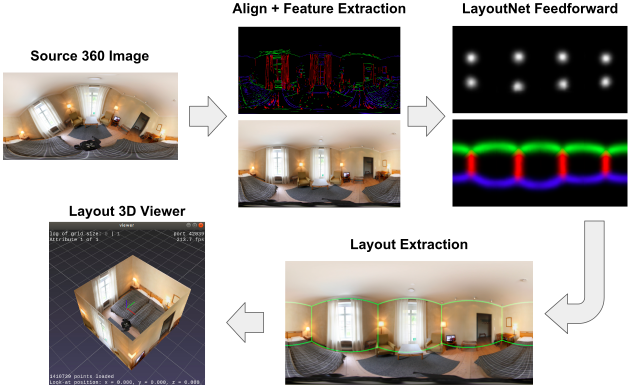
#> input picture LayoutNet/assert/pipeline.png, 1262 x 773 px (shown at 1/2 size)
$ python -i __init__.py   (imports and definitions only)
#> lines starting #> are read from the running program, lines starting #| are printed output that depends on the picture
### CoordsTransfrom/__init__.py
"""
xyz:                [-1,1], [-1,1], [-1,1], 单位球面, 右手坐标系, z 轴向上
u, v:               [0,1], [0,1], u 向下, v 向右
phi, theta:         [0,pi], [0,2pi], phi 与 z 轴夹角, theta 与 x 轴夹角
x, y:               [0,scaleW（shape[1]）], [0,scaleH（shape[0]）], 像素坐标，x->v，y->u
projectU, projectV  [1,-1], [-1,1], 投影图采样坐标系，列从上到下，行从左到右
"""

import math


# [6 lines left out: function phi_theta2xyz, not called in this run]


def xyz2phi_theta(x, y, z):
    phi = math.acos(z)
    theta = math.atan2(y, x)
    if theta < 0:
        theta += math.pi * 2
    return phi, theta


def phi_theta2uv(phi, theta):
    u = phi / math.pi
    v = theta / (2 * math.pi)
    return u, v


# [4 lines left out: function uv2phi_theta, not called in this run]


# 若u，v为1，scale后访问像素数组会越界；xyz2uv(0, 0, -1)->(1.0, 0.0)
def xyz2uv(x, y, z):
    phi, theta = xyz2phi_theta(x, y, z)
    u, v = phi_theta2uv(phi, theta)
    return u, v


# [4 lines left out: function uv2xyz, not called in this run]


def uv2xy(u, v, scaleShape):
    # 用 int 而不用 round，用 round 在 u，v 等于零和接近1的时候会丢失半个像素的信息
    x = int(v * scaleShape[1])
    y = int(u * scaleShape[0])
    # 防止像素数组越界
    x = min(x, scaleShape[1] - 1)
    y = min(y, scaleShape[0] - 1)
    return x, y


# [4 lines left out: function xy2uv, not called in this run]


def xy2xyz(x, y, scaleShape):
    u, v = xy2uv(x, y, scaleShape)
    return uv2xyz(u, v)


def xyz2xy(x, y, z, scaleShape):
    u, v = xyz2uv(x, y, z)
    return uv2xy(u, v, scaleShape)


# [17 lines left out: functions xy2phi_theta, phi_theta2xy, xy2project_uv, not called in this run]


########## test ##########

# [20 lines that do not run on import are left out]

### Projection/__init__.py
import CoordsTransfrom
import numpy as np


def __Projection(panoImage, projectScale, genRay):
    """
    :param panoImage:       全景图
    :param projectScale:    投影图大小
    :param genRay:          光线生成函数，投影图采样 uv -> ray
    :return: projectImage, mapping, scalemapping
    """
    projectImage = np.zeros((projectScale, projectScale, 3), dtype=np.uint8)
    # 循环从投影图像中采样光线
    projectU = 0  # projectU -> projectY
    for du in np.linspace(1, -1, projectScale):  # 列从上到下
        projectV = 0  # projectV -> projectX
        for dv in np.linspace(-1, 1, projectScale):  # 行从左到右
            # 采样光线
            ray = genRay(du, dv)
            ray = ray / np.linalg.norm(ray)
            # 光线打到全景图上的坐标
            x, y = CoordsTransfrom.xyz2xy(ray[0], ray[1], ray[2], panoImage.shape)
            # bgr 写入投影图
            bgr = panoImage[y][x]
            projectImage[projectU][projectV] = bgr
            projectV += 1
        projectU += 1

    # [17 lines left out: functions mapping, scalemapping, not called in this run]

    return projectImage, mapping, scalemapping


def BuildCoords(normal):
    """
    建立局部坐标系(右手坐标系)
    :param normal:  已经正则化，作为坐标系的x轴
    :return:        坐标系的y轴，z轴
    """
    if normal[1] != 0:
        v1 = np.array([-normal[1], normal[0], 0])
    else:
        v1 = np.array([0, 1, 0])
    v1 = v1 / np.linalg.norm(v1)
    v2 = np.cross(normal, v1)
    return v1, v2


def __RayProjection(panoImage, projectScale, xyz):
    """
    以全景图 xyz 为投影图中心的投影转换
    """
    normal = np.array(xyz)
    v1, v2 = BuildCoords(normal)
    rotateMat = np.array([normal, v1, v2]).T  # 将 ray(x,y,z) 的中心旋转到 (1,0,0) 的旋转矩阵，正反没有关系，只要 mapping 是匹配的就可以
    # for du in np.linspace(1, -1, projectScale):  # 列从上到下
    # for dv in np.linspace(-1, 1, projectScale):  # 第一行
    genRay = lambda u, v: rotateMat.dot(np.array([1, v, u]))
    return __Projection(panoImage, projectScale, genRay)


def ARoundProjection(panoImage, projectScale):
    """
    平行环视一圈，用于检测两个水平灭点
    """
    ret = []
    for xyz in [
        [1, 0, 0],
        [-1, 0, 0],
        [0, 1, 0],
        [0, -1, 0],
        # [0, 0, 1],
        # [0, 0, -1],
    ]:
        print("project-xyz", xyz)
        projectImage, mapping, scalemapping = __RayProjection(panoImage, projectScale, xyz)
        import cv2
        cv2.imshow("debug", projectImage)
        cv2.waitKey(0)
        ret.append([projectImage, mapping, scalemapping])

    return ret


# [21 lines left out: function OrthogonalVpsProjection, not called in this run]


# [5 lines that do not run on import are left out]

### VpEstimation/__init__.py
import CoordsTransfrom
import Projection
import numpy as np
import cv2
import time


def __SolidAngleSegmentation(segmentationShape=(10, 20)):
    """
    dw = sin(phi) * d(theta) * d(phi)
    f(phi_1 -> phi_0) = -(cos(phi_1) - cos(phi_0)) * d(theta)
    按照 cos(phi) * theta 将 Sphere 划分为等立体角（等面积）的网格 Segmentation
    :param segmentationShape:           划分网格的细粒度
    :return:phi_theta2segmentation, segmentation2phi_theta
    """
    # 每个间隔为一个分段
    cosPhiSegmentation = np.linspace(1, -1, segmentationShape[0] + 1)
    phiSegmentation = np.arccos(cosPhiSegmentation)
    thetaSegmentation = np.linspace(0, 2 * np.pi, segmentationShape[1] + 1)

    # phi, theta to segmentation index
    # [29 lines left out: functions phi_theta2segmentation, segmentation2phi_theta, not called in this run]

    return phi_theta2segmentation, segmentation2phi_theta


# [42 lines left out: function __GetOrthogonalVps, not called in this run]


def HoughVpEstimation(panoImage,
                      panoImageShape=(2000, 1000), projectScale=600, minLineThreshold=1 / 15,
                      segmentationShape=(300, 600), circleSamples=600):
    """
    霍夫变换根据 Segmentation 投票计算灭点
    :param panoImage:           全景图
    :param panoImageShape:      全景图大小
    :param projectScale:        投影图大小（能保持精度的最大倍数 pano -> project 倍数 pi/2）
    :param minLineThreshold:    投影直线阈值
    :param segmentationShape:   划分 Segmentation 大小
    :param circleSamples:       霍夫投票对 Segmentation 的细粒度
    :return:
    """
    # 初始化
    panoImage = cv2.resize(panoImage, panoImageShape, interpolation=cv2.INTER_AREA)
    minLineSquare = (projectScale * minLineThreshold) ** 2
    # 划分 Segmentation
    phi_theta2segmentation, segmentation2phi_theta = __SolidAngleSegmentation(segmentationShape)
    # 存储霍夫投票
    panoImageVpsAll = np.zeros(segmentationShape)
    # 计算投影图
    projectImageAndMappings = Projection.ARoundProjection(panoImage, projectScale)
    for i in range(len(projectImageAndMappings)):
        print("project-line", i)
        projectImage = projectImageAndMappings[i][0]
        mapping = projectImageAndMappings[i][1]
        scalemapping = projectImageAndMappings[i][2]
        # step1. 检测直线
        grayImage = cv2.cvtColor(projectImage, cv2.COLOR_BGR2GRAY)
        fld = cv2.ximgproc.createFastLineDetector()
        lines = fld.detect(grayImage)
        if lines is None:
            continue
        # TODO Debug
        # DrawPanoLine(panoImage, lines, scalemapping, (0, 255, 0))
        # goodLines = []
        for line in lines:
            x0 = line[0][0]
            y0 = line[0][1]
            x1 = line[0][2]
            y1 = line[0][3]
            dx = x1 - x0
            dy = y1 - y0
            # 筛选出足够长的线段
            if dx ** 2 + dy ** 2 < minLineSquare:
                continue
            # 去掉接近垂直的直线，这里不检测垂直的灭点
            if abs(dx) < 0.1:
                continue
            if abs(dy / dx) > 10:
                continue
            # goodLines.append(line)
            # step2. 从投影 xy 坐标映射回全景图 uv 坐标
            u0, v0 = mapping(x0, y0)
            u1, v1 = mapping(x1, y1)
            # step3. 由线段两个端点和球心计算直线所在大圆的 normal
            xa, ya, za = CoordsTransfrom.uv2xyz(u0, v0)
            xb, yb, zb = CoordsTransfrom.uv2xyz(u1, v1)
            a = np.array([xa, ya, za])
            b = np.array([xb, yb, zb])
            normal = np.cross(a, b)
            # step4. normal 垂直的大圆变换回 xy 并存储进 hough 图像
            # 可以 Hough 投票检测到 4 个消失点
            v1, v2 = Projection.BuildCoords(normal)
            # 防止重复投票
            panoImageVpsSelect = np.zeros(segmentationShape)
            for theta in np.linspace(0, 2 * np.pi, circleSamples, endpoint=False):
                p = np.cos(theta) * v1 + np.sin(theta) * v2

                # step5. 抑制线上的投票点，灭点不可能在直线上，p 与 a,b 叉乘，同向的点保留，不同向的点为线上点，或线上点的对称点，不予保留，都与 normal 方向相同或者相反即为同向
                pa = np.cross(p, a)
                pb = np.cross(p, b)

                if np.dot(pa, normal) * np.dot(pb, normal) < 0:
                    continue

                pa = np.cross(p, -a)
                pb = np.cross(p, -b)

                if np.dot(pa, normal) * np.dot(pb, normal) < 0:
                    continue

                phi, theta = CoordsTransfrom.xyz2phi_theta(p[0], p[1], p[2])
                segmentationI, segmentationJ = phi_theta2segmentation(phi, theta)
                panoImageVpsSelect[segmentationI][segmentationJ] = 1

            # 叠加投票
            panoImageVpsAll = panoImageVpsAll + panoImageVpsSelect

        # DrawPanoLine(panoImage, goodLines, scalemapping, (0, 255, 0), sampleRate=1.1)

    # TODO Trick 将 Segmentation 水平划分为 10 部分，防止只检测出最大值的灭点，而忽略极大值的灭点
    splitSize = 10
    step = round(segmentationShape[1] / splitSize)
    splitMax = []
    for i in range(splitSize):
        splitMax.append(max(panoImageVpsAll[:, i * step:(i + 1) * step].flat))

    # TODO Trick 一般会有两个效果最好的灭点，先将其去掉求平均值，大于平均值的可以认为存在灭点的概率很大
    print("splitMax", splitMax)
    splitMax = np.sort(splitMax)
    splitMax[7] = splitMax[0]  # dataset-good-21, 不多去一个就会检测不到正交灭点，多的灭点可以筛出去
    splitMax[8] = splitMax[0]
    splitMax[9] = splitMax[0]
    splitMaxAvg = np.sum(splitMax) / 10
    print("splitMaxAvg", splitMaxAvg)
    for i in range(splitSize):
        maxValue = max(panoImageVpsAll[:, i * step:(i + 1) * step].flat)
        if maxValue > splitMaxAvg:
            print("max", i)
            panoImageVpsAll[:, i * step:(i + 1) * step] = panoImageVpsAll[:, i * step:(i + 1) * step] / maxValue
        else:
            panoImageVpsAll[:, i * step:(i + 1) * step] = panoImageVpsAll[:, i * step:(i + 1) * step] / splitMaxAvg

    # 灭点都被归一化到了 1.0
    vps = np.where((0.99 < panoImageVpsAll))
    print("vps", vps)
    sphereVps = []
    # 取值 Segmentation 的中心作为灭点
    for i in range(len(vps[0])):
        segmentationI = vps[0][i]
        segmentationJ = vps[1][i]
        phi, theta = segmentation2phi_theta(segmentationI, segmentationJ)
        x, y, z = CoordsTransfrom.phi_theta2xyz(phi, theta)
        sphereVps.append(np.array([x, y, z]))
        print("segmentation", phi, theta, "->", x, y, z)

    print("sphereVps", sphereVps)
    orthogonalVps = __GetOrthogonalVps(sphereVps)

    # [8 lines of commented-out code are left out]
    panoImageVpsAll = panoImageVpsAll * 255
    panoImageVpsAll.astype(np.uint8)
    cv2.imwrite("../output/output_pano_line_index_0_canny_debug_" + str(time.time()) + ".jpg", panoImageVpsAll)
    # cv2.imshow("debug", panoImageVpsAll)
    # cv2.waitKey(0)

    return orthogonalVps


# [32 lines left out: function GetLineIndex, not called in this run]


def DrawPanoLineWithIndex(panoImage, projectScale=600, sampleRate=1.1):
    """
    在全景图中分类绘制投影直线
    """
    # 估计正交灭点
    orthogonalVps = HoughVpEstimation(panoImage)
    # 输出
    panoLineWithIndex = np.zeros(panoImage.shape, dtype=np.uint8)
    # 计算灭点投影图
    # projectImageAndMappings = Projection.OrthogonalVpsProjection(panoImage, projectScale, orthogonalVps)
    projectImageAndMappings = Projection.ARoundProjection(panoImage, projectScale)
    for i in range(len(projectImageAndMappings)):
        print("project-line", i)
        projectImage = projectImageAndMappings[i][0]
        mapping = projectImageAndMappings[i][1]
        scalemapping = projectImageAndMappings[i][2]
        # step1. 检测直线
        grayImage = cv2.cvtColor(projectImage, cv2.COLOR_BGR2GRAY)
        fld = cv2.ximgproc.createFastLineDetector()
        lines = fld.detect(grayImage)
        if lines is None:
            continue
        for line in lines:
            x0 = line[0][0]
            y0 = line[0][1]
            x1 = line[0][2]
            y1 = line[0][3]
            dx = x1 - x0
            dy = y1 - y0

            lineIndex = GetLineIndex(line, mapping, orthogonalVps)
            if lineIndex == 0:
                bgr = (255, 0, 0)
            elif lineIndex == 1:
                bgr = (0, 255, 0)
            elif lineIndex == 2:
                bgr = (0, 0, 255)
            else:
                continue

            mx0, my0 = scalemapping(x0, y0)
            mx1, my1 = scalemapping(x1, y1)
            samples = round(max(abs(mx0 - mx1), abs(my0 - my1)) * sampleRate)

            for dt in np.linspace(0, 1, samples):
                x = x0 + dt * dx
                y = y0 + dt * dy
                mx, my = scalemapping(x, y)
                cv2.circle(panoLineWithIndex, (mx, my), 1, bgr, -1)

    return panoLineWithIndex


# [26 lines left out: function DrawPanoLine, not called in this run]

>>> import cv2
>>> picture = cv2.imread('../LayoutNet/assert/pipeline.png')
#> picture is the input picture: shape (773, 1262, 3); mean B, G, R 158.9, 162.9, 167.7
>>> result = DrawPanoLineWithIndex(picture)
#> in HoughVpEstimation, `panoImage = cv2.resize(panoImage, panoImageShape, interpolation=cv2.IN..`:
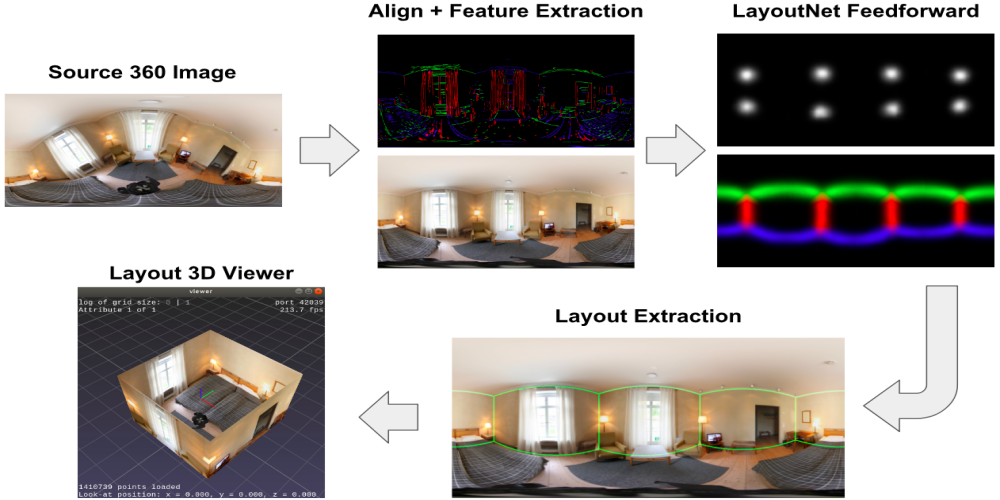
#> panoImage: shape (1000, 2000, 3) (shown at 1/2 size); mean of channels 0, 1, 2 158.8, 162.9, 167.6; drawn as B, G, R
#> (the run stopped early here; a loop or call above may not have finished)
